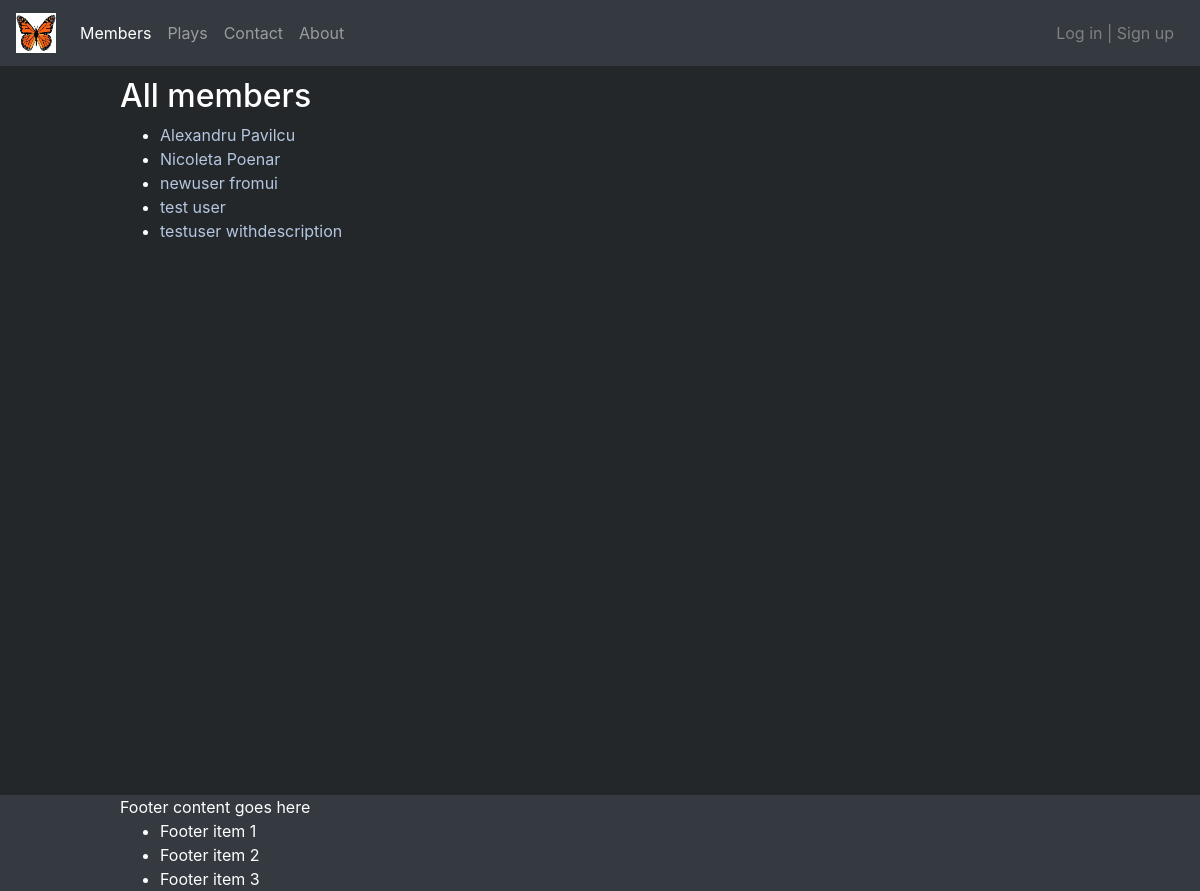
The page /members/ on the database its author committed.
### imago/models.py (models this page shows, shortened)
class Member(AbstractUser):
    first_name = models.CharField(max_length=100)
    last_name = models.CharField(max_length=100)
    username = models.CharField(max_length=100, unique=True)
    description = models.TextField()
    isImago = models.BooleanField(default=False)
    date_of_birth = models.DateTimeField(auto_now=False)
    email = models.EmailField(_('email address'), unique=True)
    facebook = models.URLField()
    instagram = models.URLField()
    awards = models.ManyToManyField(Award)
    slug = models.SlugField(null=False, unique=True)
    USERNAME_FIELD = 'username'
    REQUIRED_FIELDS = []

### imago/views.py (the view)
# urls.py: path('members/', views.MembersView.as_view(), name='members'),
class MembersView(generic.ListView):
    model = Member
    template_name = 'imago/members.html'
    def get_context_data(self, **kwargs):
        context = super().get_context_data(**kwargs)
        context['page_title'] = 'All members'
        context['all_members_list'] = Member.objects.order_by('first_name')[::]
        return context

### templates/imago/members.html (shortened to what this page needs)
{% extends 'base.html' %}
{% block page_header %} {{ page_title }} {% endblock page_header %}
{% block content %}
<div>
    <ul>
        {% for member in all_members_list %}
            <li><a href="{% url 'imago:member_detail' member.slug%}">{{ member.first_name }} {{ member.last_name }}</a></li>
        {% empty %}
            <li>No members yet.</li>
        {% endfor %}
    </ul>
</div>
{% endblock content %}

### templates/base.html (shortened to what this page needs)
<!DOCTYPE html>
<html lang="en">
<head>
    {% load static %}
    <link rel="stylesheet" href="{% static 'imago/css/main.css' %}">
    <link rel="stylesheet" href="https://stackpath.bootstrapcdn.com/bootstrap/4.4.1/css/bootstrap.min.css">
</head>
<body>
    <div id="back-container" class="h-100">
        <nav class="navbar navbar-expand-lg navbar-dark bg-dark sticky-top">
            <a href="{% url 'imago:index' %}" class="navbar-brand">
                <img src="{% static "imago/img/pixel-butterfly.jpg" %}" alt="." width="40" height="40" class="d-inline-block align-top">
            </a>
            <div id="navToggler" class="collapse navbar-collapse">
                <div class="navbar-nav" id="navbar-nav">
                    <div class="nav-item">
                        <a class="nav-link" href="{% url 'imago:members' %}">Members<span class="sr-only">(current)</span></a>
                    </div>
                    <div class="nav-item">
                        <a class="nav-link" href="{% url 'imago:plays' %}">Plays<span class="sr-only">(current)</span></a>
                    </div>
                    <div class="nav-item">
                        <a class="nav-link" href="{% url 'imago:contact' %}">Contact<span class="sr-only">(current)</span></a>
                    </div>
                    <div class="nav-item">
                        <a class="nav-link" href="{% url 'imago:about' %}">About<span class="sr-only">(current)</span></a>
                    </div>
                </div>
            </div>
            <div id="userbar">
                {% if user.is_authenticated %}
                    <span id="username">{{ user.username }}</span><br>
                    <a href="{% url 'logout' %}">Log out</a>
                {% else %}
                    <a href="{% url 'login' %}">Log in</a><span> | </span>
                    <a href="{% url 'signup' %}">Sign up</a>
                {% endif %}
            </div>
        </nav>
        <div id="main-container">
            <div id="topbar">
                <h2>{% block page_header %}{% endblock page_header %}</h2>
            </div>
            <div id="content">
                {% block content %}{% endblock %}
            </div>
        </div>
        <div id="footer-container">
            <div id="footer-content">
                <span>Footer content goes here</span>
                <ul>
                    <li>Footer item 1</li>
                    <li>Footer item 2</li>
                    <li>Footer item 3</li>
                </ul>
            </div>
        </div>
    </div>
</body>
</html>

### static/imago/css/main.css (style rules this page uses)
html, body { margin: 0 auto; height: 100%; }
div#back-container { background-color: rgb(36, 39, 42); margin: 0 auto; }
div#main-container { padding: 0.9% 10% 10px 10%; background-color: rgb(36, 39, 42); color: white; min-height: 91.1%; }
div#main-container a { color: rgb(180, 198, 224); }
div#footer-container { background-color: #343A40; color: white; width: 100%; }
div#footer-content { margin: 0 10% 0 10%; }
#userbar { margin-right: 10px; }
#userbar a { color: gray; text-decoration: none; }
#userbar span { color:gray; }
#footer-container ul { margin-bottom: 0px !important; }

### rows shown on the page
Member: first_name "Alexandru", last_name "Pavilcu"
Member: first_name "Nicoleta", last_name "Poenar"
Member: first_name "newuser", last_name "fromui"
Member: first_name "test", last_name "user"
Member: first_name "testuser", last_name "withdescription"

### other values the page prints
{{ page_title }} "All members"
